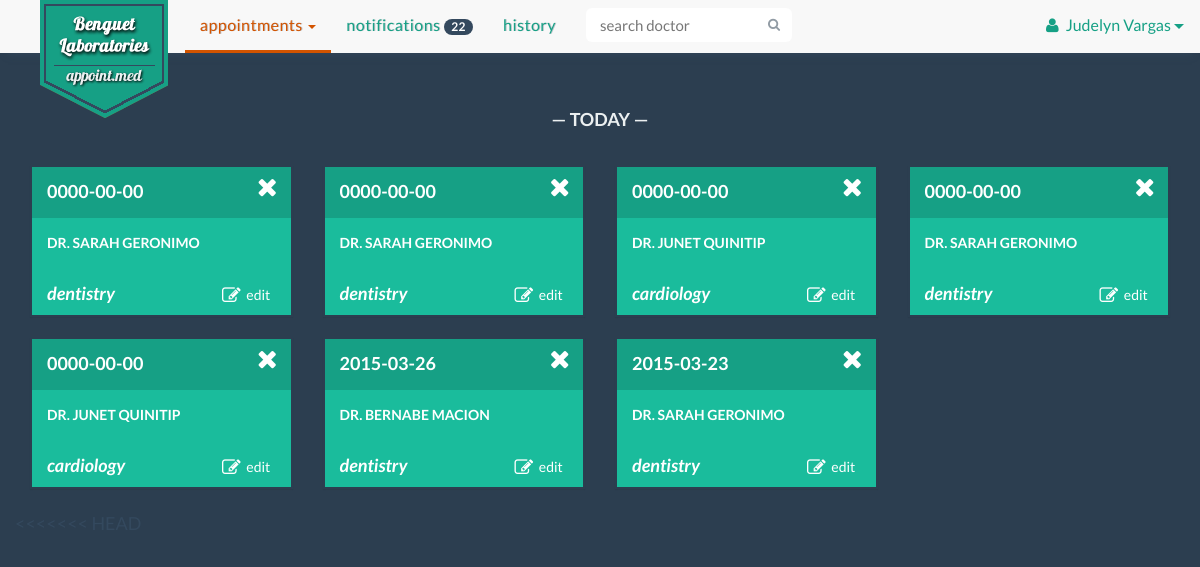
Before: /appointment.php (signed in) with the older database file.
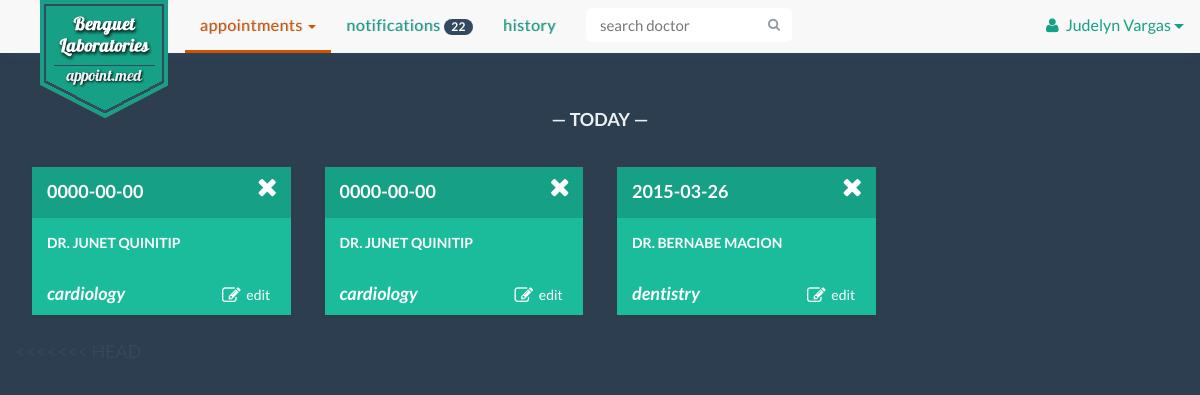
After: the same page with the newer database file.
### tables this page shows
CREATE TABLE IF NOT EXISTS `patient` (
  `patient_id` varchar(100) NOT NULL,
  `patient_name` text NOT NULL,
  `patient_contact` varchar(100) NOT NULL,
  `birthdate` date NOT NULL,
  `email` varchar(200) NOT NULL,
  `username` varchar(100) NOT NULL,
  `occupation` text,
  PRIMARY KEY (`patient_id`),
  KEY `username` (`username`)
);

CREATE TABLE IF NOT EXISTS `appointment` (
  `appointment_id` int(100) NOT NULL AUTO_INCREMENT,
  `remarks` text NOT NULL,
  `doctor_id` varchar(100) NOT NULL,
  `patient_id` varchar(100) NOT NULL,
  `appoint_date` date NOT NULL,
  `appointment_status` enum('Cancelled','Completed','Referred','Inqueue') NOT NULL,
  `clinic_id` int(100) NOT NULL,
  PRIMARY KEY (`appointment_id`),
  KEY `doctor_id` (`doctor_id`,`patient_id`),
  KEY `patient_id` (`patient_id`),
  KEY `clinic_id` (`clinic_id`)
);

CREATE TABLE IF NOT EXISTS `doctor` (
  `doctor_id` varchar(100) NOT NULL,
  `doctor_name` text NOT NULL,
  `specialization` text NOT NULL,
  `doctor_status` enum('On Leave','Emergency','In','Out','Sick Leave') NOT NULL,
  `email` varchar(100) NOT NULL,
  `username` varchar(100) NOT NULL,
  PRIMARY KEY (`doctor_id`),
  KEY `username` (`username`)
);

### appointment.php (the view, shortened to what this page needs)
<!DOCTYPE html>
<html lang="en">
    <?php
        include 'include/head.php';
        include 'connectdatabase.php';
    ?>
  <body>
    <div class="container">
        <?php
            if(isset($_SESSION['loggedIn']) && isset($_SESSION['account_type']) && isset($_SESSION['username'])){
                $username = $_SESSION['username'];
            }else{
                header("location: index.php");
                die();
            }
            $result = mysqli_query($con, "SELECT * FROM patient WHERE username LIKE '$username'" );
            $row =  mysqli_fetch_array($result);
            $patient = $row['patient_id'];
            $patient_n = $row['patient_name'];
            $p_result = mysqli_query($con, "SELECT * FROM appointment WHERE patient_id LIKE '$patient' AND (appointment_status = 'Inqueue' OR appointment_status = 'Referred') " );
        ?>
        <?php
            include 'include/pt-nav-start.php';
        ?>
                    <ul class="nav navbar-nav">
                        <li class="dropdown active">
                            <a href="#" class="dropdown-toggle" data-toggle="dropdown" role="button" aria-expanded="false">Appointments <span class="caret"></span></a>
                        </li>
                        <li><a href="notifications.php">Notifications <span class="badge">22</span></a></li>
                        <li><a href="history.php">History</a></li>
        <?php
            include 'include/pt-nav-end.php';
        ?>
        <div class="container-fluid" id="appointments-user">
            <div class="row">
                <div class="col-md-12">
                    <h1 class="text-center row-header-fff">&mdash; Today &mdash;</h1>
                </div>
                <?php
                    while ($d_row = mysqli_fetch_array($p_result)){
                    $app_id = $d_row['appointment_id'];
                    $doctor = $d_row['doctor_id'];
                    $date = $d_row['appoint_date'];
                    $d_result = mysqli_query($con, "SELECT * FROM doctor WHERE doctor_id LIKE '$doctor'" );
                    $doc =  mysqli_fetch_array($d_result);
                    echo '<div class="col-xs-12 col-md-6 col-lg-3" id="'.$d_row['appointment_id'].'">';
                    echo "<div class='panel panel-default' id='asd'><div class='panel-heading appointment-date' >";
                            echo $date;
                            echo "<a href=\"close.php?id=$d_row[appointment_id]&doc=$doctor&pat=$patient\" onclick='return confirm(\"Do you want to cancel this appointment?\")' title=\"Cancel\"><i class=\"fa fa-remove fa-lg delete-btn\"></i></a></div>
                            <div class=\"panel-body\">";
                            echo '<p class="appointment-dr-name">Dr. ' . $doc['doctor_name'] . '</p>';
                            echo "</div><div class='appmnt-pnl-btn'>
                            <a class='btn btn-block btn-inverse appo tooltip' data-toggle='modal' data-target='.bs-example-modal-sm' data-id='".$app_id."' data-doctor-id='".$doctor."' title='edit this appointment'><span title='asdsad'><i class='fa fa-edit fa-lg'></i></span> Edit</a>";
                            echo '<p class="appointment-specs">' . $doc['specialization'] . '</p></div></div>';
                    echo '</div>';
                    }
                ?>
            </div>
        </div>
  </body>
</html>

### include/head.php (shortened to what this page needs)
<head>
    <link href="css/bootstrap.min.css" rel="stylesheet">
    <link href="css/font-awesome.min.css" rel="stylesheet">
    <link href="css/font-awesome.css" rel="stylesheet">
    <link href="css/bootstrap-datetimepicker.min.css" rel="stylesheet">
    <link href="css/styles.css" rel="stylesheet">
    <link href="css/tooltip.css" rel="stylesheet">
    <link href="css/scrolltop.css" rel="stylesheet">
</head>

### include/pt-nav-start.php (shortened to what this page needs)
<nav class="navbar navbar-default navbar-fixed-top">
    <div class="container">
        <div class="navbar-header">
            <a class="navbar-brand logo-text hidden-sm hidden-xs" href="#">appoint.med</a>
            <div class="navbar-logo hidden-sm hidden-xs">
            </div>
        </div>
        <div class="collapse navbar-collapse" id="bs-example-navbar-collapse-1">

### include/pt-nav-end.php (shortened to what this page needs)
                <form class="navbar-form navbar-right" method="post" role="search">
                    <div class="input-group search-bar">
                        <input type="text" class="form-control" name="search" placeholder="search doctor" id="inputSearch">
                        <span class="input-group-btn">
                            <button type="submit" class="btn"><i class="fa fa-search"></i></button>
                        </span>
                    </div>
                </form>
            </ul>
            <ul class="nav navbar-nav navbar-right">
                <div class="btn-group navbar-right signedin">
                    <button type="button" class="btn btn-default btn-lg btn-noborder dropdown-toggle" data-toggle="dropdown" aria-expanded="false">
                        <i class="fa fa-user"></i><?php echo $patient_n ?>
                        <span class="caret"></span>
                    </button>
                </div>
            </ul>
        </div>
    </div>
</nav>

### css/styles.css (style rules this page uses)
* { margin: 0; padding: 0; }
body { padding-top: 80px; font-family: "Lato", Arial, sans-serif; color: #34495e; font-size: 18px; line-height: 1.72222; background-color: #2C3E50; }
a { color: #16a085 !important; -webkit-transition: .25s; transition: .25s; }
h1, h2, h3, h4 { font-family: inherit; font-weight: 700; line-height: 1.1; color: inherit; }
.container { padding-left: 0 !important; padding-right: 0 !important; }
nav > div > div > ul > li > a { font-size: 16px; letter-spacing: 0.5px; text-transform: lowercase; border-bottom: 3px solid #f8f8f8; text-shadow: 1px 0px 0px rgba(52, 73, 94, 0.3); }
.navbar-default .navbar-nav>.active>a, .navbar-default .navbar-nav>.active>a:hover { color: #D35400 !important; background-color: #f8f8f8; border-bottom: 3px solid #D35400; }
.navbar-default { padding-left: 15px; padding-right: 15px; border: none; -webkit-box-shadow: 0 8px 8px -8px #34495E; -moz-box-shadow: 0 8px 8px -8px #34495E; box-shadow: 0 8px 8px -8px #34495E; }
.navbar-default .navbar-form .search-bar { width: 90%; margin: 0 auto; }
.navbar-default .navbar-form .form-control { border-color: transparent; }
.navbar-default .navbar-form .btn { color: #919ba4; border-color: transparent; }
.navbar-form .btn { height: 34px; padding: 5px 10px; font-size: 13px; line-height: 1.4; border-radius: 6px; }
.navbar-form .btn { margin: 0; }
.navbar-brand { margin-right: 20px; font-size: 24px; font-weight: 700; }
.logo-text { color: transparent !important; }
.navbar-logo { background: url('../img/logo.png') no-repeat; height: 129px; width: 156px; position: absolute; z-index: 999999; margin: 0 25px; }
.input-group-btn .btn { background-color: #fff; border: 2px solid #bdc3c7; border-left: 0; }
.signedin { margin-top: 5px; }
.signedin button { font-size: 16px; margin-left: 10px; }
.signedin button i { padding-right: 7px; }
.signedin .btn-noborder { color: #16a085; }
.badge { padding: 2px 7px; background-color: #34495E; }
#appointments-user { background-color: #2C3E50; }
.appointment-date { margin: 0; font-size: 18px !important; font-weight: 600 !important; }
.appointment-dr-name { font-size: 14px !important; font-weight: 600; }
.appointment-specs { margin: 0 0 0 5px; font-style: italic; font-weight: 600; font-size: 18px; text-transform: lowercase; }
.row-header2, .row-header2, .row-header-lc, .row-header-fff { font-family: 'Lato', sans-serif; margin: 30px 0 35px 0; font-size: 24px; text-transform: uppercase; }
.row-header-fff { color: #ECF0F1; font-size: 18px; }
.panel-default { color: #fff; background-color: #1ABC9C; font-size: 14px; border: 2px solid #2C3E50; border-radius: 0; text-transform: uppercase; transition: border 0.20s ease; }
.panel-default .panel-heading { color: #fff !important; font-weight: 800; background-color: #16A085 !important; border: none; border-radius: 0; }
.panel-heading .delete-btn { color: #fff; position: absolute; top: 13px; right: 30px; font-size: 26px; }
.panel-default .panel-body p { font-size: 12px; line-height: 1.5; }
.appmnt-pnl-btn { padding: 0 10px 5px 10px; }
.appmnt-pnl-btn a { color: #fff !important; font-size: 14px; text-transform: lowercase; text-decoration: none; width: 30%; float: right; }
.appmnt-pnl-btn i { padding-right: 3px; }
.search-bar .form-control { border-right: 0; border-top-left-radius: 6px !important; border-bottom-left-radius: 6px !important; }
.search-bar .form-control, .input-group-btn .btn { -webkit-transition: all .5s; transition: all .5s; }
.input-group { width: 100%; }
.form-control { padding: 8px 12px; font-size: 15px !important; line-height: 1.467; color: #34495e; border: 2px solid #bdc3c7; box-shadow: none; -webkit-transition: border .25s linear, color .25s linear, background-color .25s linear; transition: border .25s linear, color .25s linear, background-color .25s linear; }
.btn-noborder { border: 0; background: none; }
.search-bar { width: 195px; }

### css/tooltip.css (style rules this page uses)
.tooltip { display: inline; position: relative; opacity: 1 !important; }

### appointment.php (style rules this page uses)
a { text-decoration: none; background: #3bb998; color:#FFFFFF; cursor: pointer; }

Changed rows visible on the page:
removed appointment: appoint_date "0000-00-00", doctor.doctor_name "SARAH GERONIMO", doctor.specialization "dentistry"
removed appointment: appoint_date "0000-00-00", doctor.doctor_name "SARAH GERONIMO", doctor.specialization "dentistry"
removed appointment: appoint_date "0000-00-00", doctor.doctor_name "SARAH GERONIMO", doctor.specialization "dentistry"
removed appointment: appoint_date "2015-03-23", doctor.doctor_name "SARAH GERONIMO", doctor.specialization "dentistry"
